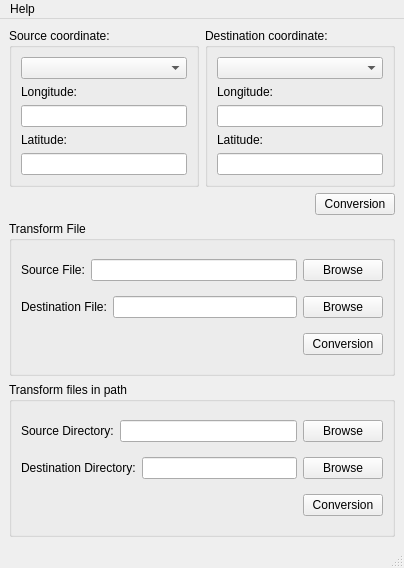
<?xml version="1.0" encoding="UTF-8"?>
<ui version="4.0">
 <class>MainWindow</class>
 <widget class="QMainWindow" name="MainWindow">
  <property name="geometry">
   <rect>
    <x>0</x>
    <y>0</y>
    <width>404</width>
    <height>568</height>
   </rect>
  </property>
  <property name="windowTitle">
   <string>Coordinate conversion</string>
  </property>
  <property name="windowIcon">
   <iconset resource="Resource/Resource.qrc">
    <normaloff>:/icon/App</normaloff>:/icon/App</iconset>
  </property>
  <widget class="QWidget" name="centralwidget">
   <layout class="QGridLayout" name="gridLayout_6">
    <item row="0" column="0">
     <layout class="QGridLayout" name="gridLayout">
      <item row="0" column="0">
       <layout class="QHBoxLayout" name="horizontalLayout">
        <item>
         <widget class="QGroupBox" name="groupBox">
          <property name="title">
           <string>Source coordinate:</string>
          </property>
          <layout class="QGridLayout" name="gridLayout_3">
           <item row="4" column="0">
            <widget class="QLineEdit" name="leSrcLat"/>
           </item>
           <item row="2" column="0">
            <widget class="QLineEdit" name="leSrcLong"/>
           </item>
           <item row="3" column="0">
            <widget class="QLabel" name="label_2">
             <property name="text">
              <string>Latitude:</string>
             </property>
            </widget>
           </item>
           <item row="1" column="0">
            <widget class="QLabel" name="label">
             <property name="text">
              <string>Longitude:</string>
             </property>
            </widget>
           </item>
           <item row="0" column="0">
            <widget class="QComboBox" name="cbSrcCoor"/>
           </item>
          </layout>
         </widget>
        </item>
        <item>
         <widget class="QGroupBox" name="groupBox_2">
          <property name="title">
           <string>Destination coordinate:</string>
          </property>
          <layout class="QGridLayout" name="gridLayout_4">
           <item row="2" column="0">
            <widget class="QLineEdit" name="leDstLong"/>
           </item>
           <item row="4" column="0">
            <widget class="QLineEdit" name="leDstLat"/>
           </item>
           <item row="1" column="0">
            <widget class="QLabel" name="label_4">
             <property name="text">
              <string>Longitude:</string>
             </property>
            </widget>
           </item>
           <item row="3" column="0">
            <widget class="QLabel" name="label_3">
             <property name="text">
              <string>Latitude:</string>
             </property>
            </widget>
           </item>
           <item row="0" column="0">
            <widget class="QComboBox" name="cbDstCoor"/>
           </item>
          </layout>
         </widget>
        </item>
       </layout>
      </item>
      <item row="1" column="0">
       <layout class="QHBoxLayout" name="horizontalLayout_2">
        <item>
         <spacer name="horizontalSpacer">
          <property name="orientation">
           <enum>Qt::Horizontal</enum>
          </property>
          <property name="sizeHint" stdset="0">
           <size>
            <width>40</width>
            <height>20</height>
           </size>
          </property>
         </spacer>
        </item>
        <item>
         <widget class="QPushButton" name="pbConversion">
          <property name="sizePolicy">
           <sizepolicy hsizetype="Preferred" vsizetype="Fixed">
            <horstretch>0</horstretch>
            <verstretch>0</verstretch>
           </sizepolicy>
          </property>
          <property name="text">
           <string>Conversion</string>
          </property>
         </widget>
        </item>
       </layout>
      </item>
     </layout>
    </item>
    <item row="1" column="0">
     <widget class="QGroupBox" name="groupBox_3">
      <property name="title">
       <string>Transform File</string>
      </property>
      <layout class="QGridLayout" name="gridLayout_2">
       <item row="0" column="0">
        <layout class="QHBoxLayout" name="horizontalLayout_8">
         <item>
          <widget class="QLabel" name="label_5">
           <property name="text">
            <string>Source File:</string>
           </property>
          </widget>
         </item>
         <item>
          <widget class="QLineEdit" name="leSrcFile"/>
         </item>
         <item>
          <widget class="QPushButton" name="pbBrowsSrcFile">
           <property name="text">
            <string>Browse</string>
           </property>
          </widget>
         </item>
        </layout>
       </item>
       <item row="1" column="0">
        <layout class="QHBoxLayout" name="horizontalLayout_4">
         <item>
          <widget class="QLabel" name="label_6">
           <property name="text">
            <string>Destination File:</string>
           </property>
          </widget>
         </item>
         <item>
          <widget class="QLineEdit" name="leDstFile"/>
         </item>
         <item>
          <widget class="QPushButton" name="pbBrowsDstFile">
           <property name="text">
            <string>Browse</string>
           </property>
          </widget>
         </item>
        </layout>
       </item>
       <item row="2" column="0">
        <layout class="QHBoxLayout" name="horizontalLayout_5">
         <item>
          <spacer name="horizontalSpacer_2">
           <property name="orientation">
            <enum>Qt::Horizontal</enum>
           </property>
           <property name="sizeHint" stdset="0">
            <size>
             <width>40</width>
             <height>20</height>
            </size>
           </property>
          </spacer>
         </item>
         <item>
          <widget class="QPushButton" name="pbConversionFile">
           <property name="text">
            <string>Conversion</string>
           </property>
          </widget>
         </item>
        </layout>
       </item>
      </layout>
     </widget>
    </item>
    <item row="2" column="0">
     <widget class="QGroupBox" name="groupBox_4">
      <property name="title">
       <string>Transform files in path</string>
      </property>
      <layout class="QGridLayout" name="gridLayout_5">
       <item row="0" column="0">
        <layout class="QHBoxLayout" name="horizontalLayout_3">
         <item>
          <widget class="QLabel" name="label_7">
           <property name="text">
            <string>Source Directory:</string>
           </property>
          </widget>
         </item>
         <item>
          <widget class="QLineEdit" name="leSrcDir"/>
         </item>
         <item>
          <widget class="QPushButton" name="pbSrcDir">
           <property name="text">
            <string>Browse</string>
           </property>
          </widget>
         </item>
        </layout>
       </item>
       <item row="1" column="0">
        <layout class="QHBoxLayout" name="horizontalLayout_6">
         <item>
          <widget class="QLabel" name="label_8">
           <property name="text">
            <string>Destination Directory:</string>
           </property>
          </widget>
         </item>
         <item>
          <widget class="QLineEdit" name="leDstDir"/>
         </item>
         <item>
          <widget class="QPushButton" name="pbDstDir">
           <property name="text">
            <string>Browse</string>
           </property>
          </widget>
         </item>
        </layout>
       </item>
       <item row="2" column="0">
        <layout class="QHBoxLayout" name="horizontalLayout_7">
         <item>
          <spacer name="horizontalSpacer_3">
           <property name="orientation">
            <enum>Qt::Horizontal</enum>
           </property>
           <property name="sizeHint" stdset="0">
            <size>
             <width>40</width>
             <height>20</height>
            </size>
           </property>
          </spacer>
         </item>
         <item>
          <widget class="QPushButton" name="pbConversionDir">
           <property name="text">
            <string>Conversion</string>
           </property>
          </widget>
         </item>
        </layout>
       </item>
      </layout>
     </widget>
    </item>
   </layout>
  </widget>
  <widget class="QMenuBar" name="menubar">
   <property name="geometry">
    <rect>
     <x>0</x>
     <y>0</y>
     <width>404</width>
     <height>28</height>
    </rect>
   </property>
   <widget class="QMenu" name="menuHelp">
    <property name="toolTip">
     <string>Help</string>
    </property>
    <property name="statusTip">
     <string>Help</string>
    </property>
    <property name="whatsThis">
     <string>Help</string>
    </property>
    <property name="title">
     <string>Help</string>
    </property>
    <addaction name="actionAbout_A"/>
    <addaction name="actionUpdate_U"/>
   </widget>
   <addaction name="menuHelp"/>
  </widget>
  <widget class="QStatusBar" name="statusbar">
   <property name="sizeGripEnabled">
    <bool>true</bool>
   </property>
  </widget>
  <action name="actionAbout_A">
   <property name="icon">
    <iconset resource="Resource/Resource.qrc">
     <normaloff>:/icon/App</normaloff>:/icon/App</iconset>
   </property>
   <property name="text">
    <string>About(&amp;A)</string>
   </property>
   <property name="iconText">
    <string>About</string>
   </property>
   <property name="toolTip">
    <string>About</string>
   </property>
   <property name="statusTip">
    <string>About</string>
   </property>
   <property name="whatsThis">
    <string>About</string>
   </property>
  </action>
  <action name="actionUpdate_U">
   <property name="text">
    <string>Update(&amp;U)</string>
   </property>
   <property name="iconText">
    <string>Update</string>
   </property>
   <property name="toolTip">
    <string>Update</string>
   </property>
   <property name="statusTip">
    <string>Update</string>
   </property>
   <property name="whatsThis">
    <string>Update</string>
   </property>
  </action>
 </widget>
 <tabstops>
  <tabstop>cbSrcCoor</tabstop>
  <tabstop>leSrcLong</tabstop>
  <tabstop>leSrcLat</tabstop>
  <tabstop>cbDstCoor</tabstop>
  <tabstop>leDstLong</tabstop>
  <tabstop>leDstLat</tabstop>
  <tabstop>pbConversion</tabstop>
  <tabstop>leSrcFile</tabstop>
  <tabstop>pbBrowsSrcFile</tabstop>
  <tabstop>leDstFile</tabstop>
  <tabstop>pbBrowsDstFile</tabstop>
  <tabstop>pbConversionFile</tabstop>
 </tabstops>
 <resources>
  <include location="Resource/Resource.qrc"/>
 </resources>
 <connections/>
</ui>
